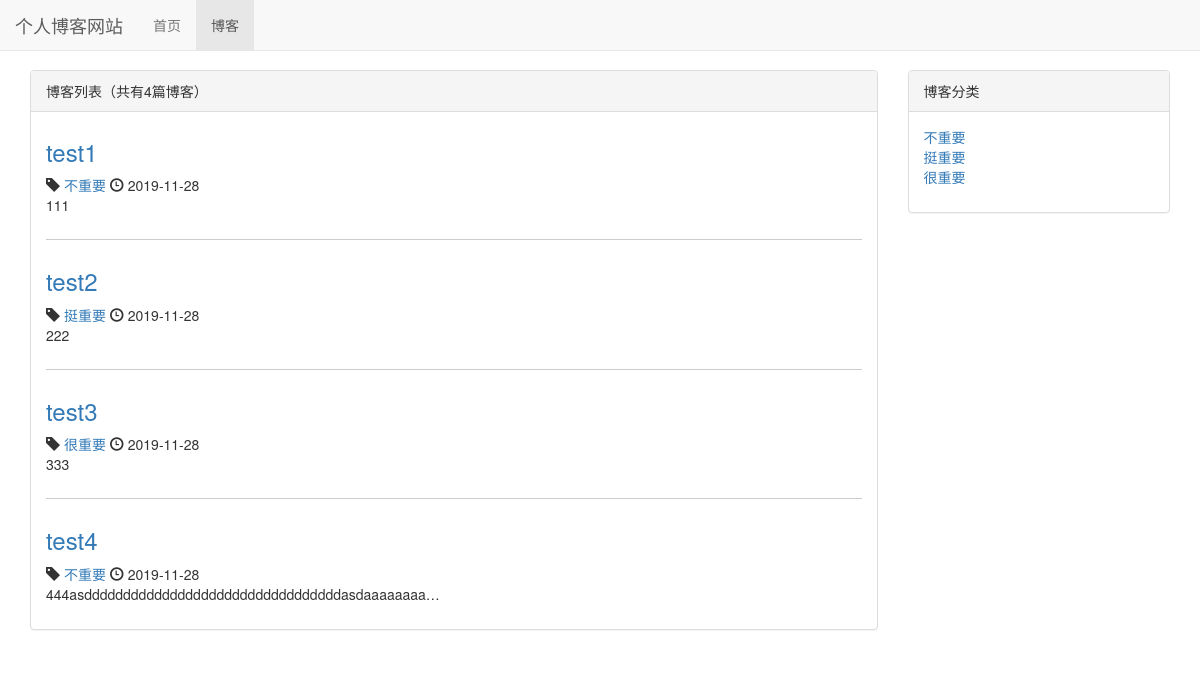
/blog/, run on an earlier commit of the app's database.
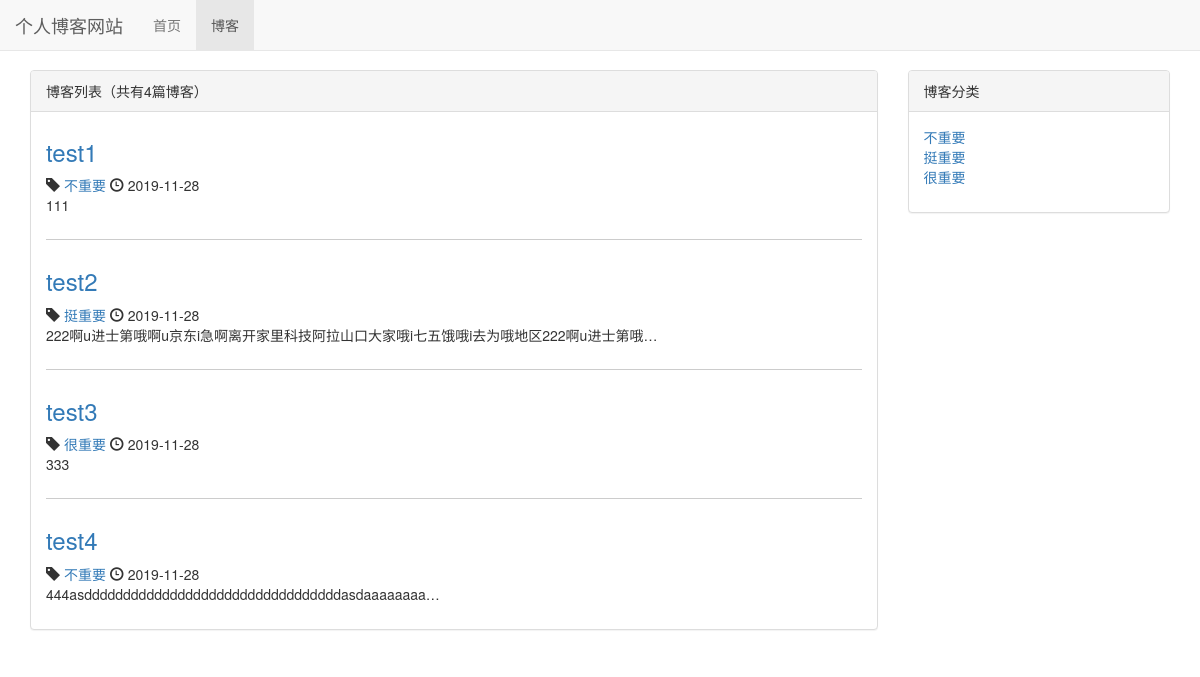
And on a later commit of the database.
### blog/models.py (models this page shows, shortened)
class Blog(models.Model):
    title = models.CharField(max_length=50)
    blog_type = models.ForeignKey(BlogType, on_delete=models.DO_NOTHING)
    content = models.TextField()
    author = models.ForeignKey(User, on_delete=models.DO_NOTHING)
    created_time = models.DateTimeField(auto_now_add=True)
    last_updated_time = models.DateTimeField(auto_now=True)

class BlogType(models.Model):
    type_name = models.CharField(max_length=15)
    def __str__(self):
        return self.type_name

### blog/views.py (the view)
# urls.py: path('', views.blog_list, name="blog_list"),
def blog_list(request):
    context = {'blogs': Blog.objects.all(),
               'blog_types': BlogType.objects.all()
               }
    return render_to_response('blog/blog_list.html', context)

### blog/templates/blog/blog_list.html (shortened to what this page needs)
{% extends 'base.html' %}
{% block nav_blog_active %}
    active
{% endblock %}
{% load staticfiles %}
{% block header_extends %}
    <link rel="stylesheet" href="{% static 'blog/blog.css' %}">
{% endblock %}
{% block content %}
    <div class="container">
        <div class="row">
            <div class="col-xs-12 col-sm-8 col-md-9">
                <div class="panel panel-default">
                    <div class="panel-heading">{% block blog_list_title %}博客列表（共有{{ blogs|length }}篇博客）{% endblock %}</div>
                    <div class="panel-body">
                        {% for blog in blogs %}
                            <div class="blog">
                                <h3>
                                    <a href="{% url 'blog_detail' blog.pk %}">{{ blog.title }}</a>
                                </h3>
                                <p class="blog-info">
                                    <span class="glyphicon glyphicon-tag" aria-hidden="true"></span>
                                    <a href="{% url 'blogs_with_type' blog.blog_type.pk %}">{{ blog.blog_type }}</a>
                                    <span class="glyphicon glyphicon-time" aria-hidden="true"></span>
                                    {{ blog.created_time|date:"Y-m-d" }}
                                </p>
                                <p>{{ blog.content|truncatechars:50 }}</p>
                            </div>
                        {% empty %}
                            <div class="blog">
                                <h3>暂无博客</h3>
                            </div>
                        {% endfor %}
                    </div>
                </div>
            </div>
            <div class="hidden-xs col-sm-4 col-md-3">
                <div class="panel panel-default">
                    <div class="panel-heading">博客分类</div>
                    <div class="panel-body">
                        <ul class="blog-types">
                            {% for blog_type in blog_types %}
                                <li>
                                    <a href="{% url 'blogs_with_type' blog_type.pk %}">
                                        {{ blog_type.type_name }}
                                    </a>
                                </li>
                            {% empty %}
                                <li>暂无分类</li>
                            {% endfor %}
                        </ul>
                    </div>
                </div>
            </div>
        </div>
    </div>
{% endblock %}

### templates/base.html (shortened to what this page needs)
{% load staticfiles %}
<!DOCTYPE html>
<html lang="zh-CN">
<head>
    <link rel="stylesheet" href="{% static 'base.css' %}">
    <link rel="stylesheet" href="{% static 'bootstrap-3.3.7/css/bootstrap.min.css/' %}">
    {% block header_extends %}
    {% endblock %}
</head>
<body>
<div class="navbar navbar-default navbar-fixed-top" role="navigation">
    <div class="container-fluid">
        <div class="navbar-header">
            <a class="navbar-brand" href="{% url 'home' %}">个人博客网站</a>
        </div>
        <div id="navbar-collapse" class="collapse navbar-collapse">
            <ul class="nav navbar-nav">
                <li class="{% block nav_home_active %}{% endblock %}">
                    <a href="{% url 'home' %}">首页</a>
                </li>
                <li class="{% block nav_blog_active %}{% endblock %}">
                    <a href="{% url 'blog_list' %}">博客</a>
                </li>
            </ul>
        </div>
    </div>
</div>
{% block content %}
{% endblock %}
</body>
</html>

### static/base.css (style rules this page uses)
* { margin: 0; padding: 0; }
body { margin-top: 70px!important; }

### blog/static/blog/blog.css (style rules this page uses)
ul.blog-types { list-style-type: none; }
div.blog:not(:last-child) { margin-bottom: 2em; padding-bottom: 1em; border-bottom: 1px solid #ccc; }
div.blog h3 { margin-top: 0.5em; }
div.blog p.blog-info { margin-bottom: 0; }

What changed in the data, as far as the page shows it:
changed Blog "test2": content "222" → "222啊u进士第哦啊u京东i急啊离开家里科技阿拉山口大家哦i七五饿哦i去为哦地区222啊u进士第哦…"
